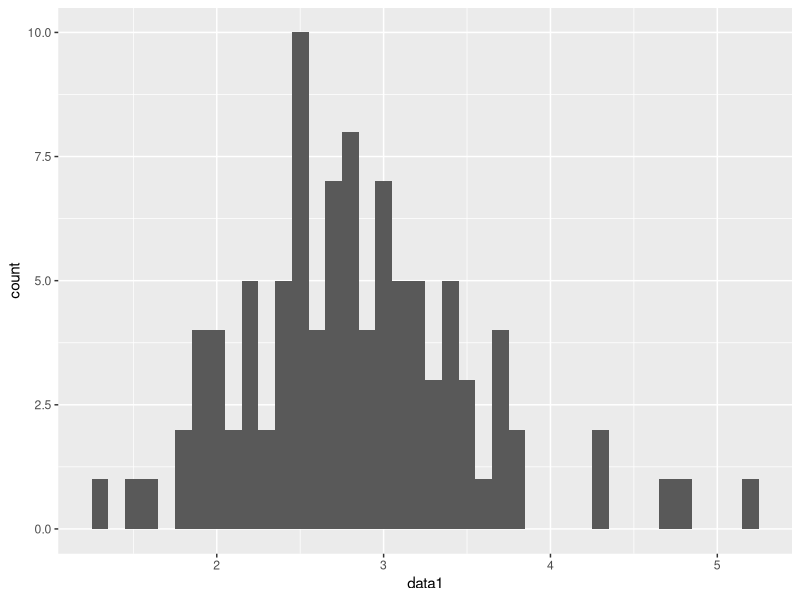
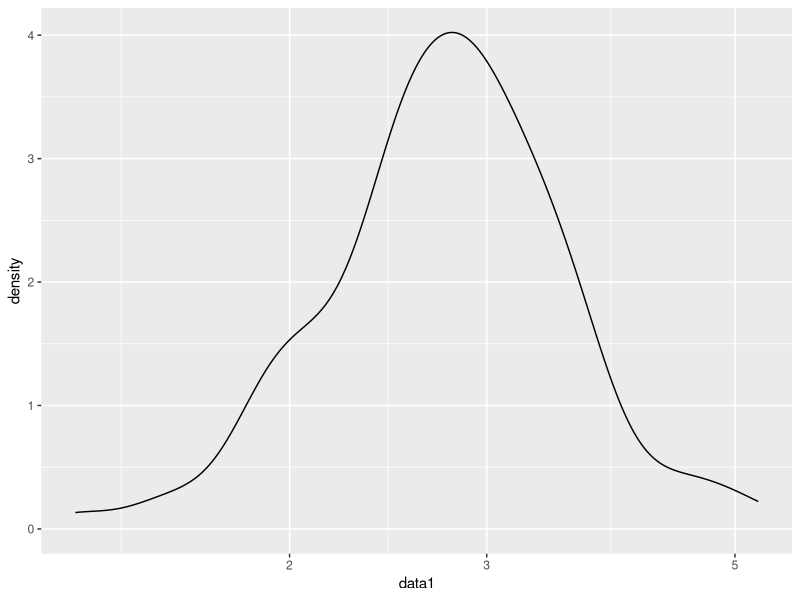

Reproduce these figures in R, in order.
## ---- chunk 1
knitr::opts_chunk$set(echo = TRUE)

library(ggplot2)
library(scales)

## ---- chunk 2
set.seed(323883501)

n <- 100
mu <- 1
sigma <- 0.25

data1 <- rlnorm(n, mu, sigma)
## ---- chunk 3
useddata <-data.frame(data1)

## ---- chunk 4
plot <- ggplot(useddata, aes(x = data1), y= count)+ geom_histogram(binwidth = 0.1) 
plot

## ---- chunk 5
dense <- ggplot(useddata, aes(x = data1)) + geom_density() + scale_x_log10()
dense
